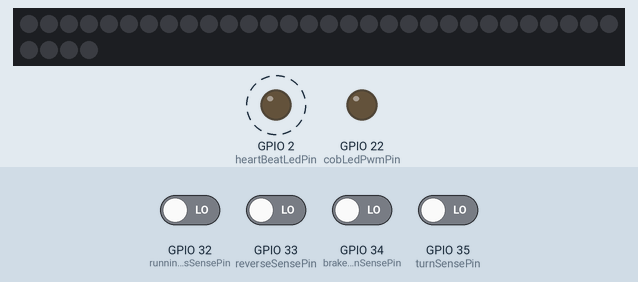
A program run on a simulated ESP32 board running MicroPython. Parts: 34 RGB LEDs in strip order, left to right, continuing on the next row, output pins drawn as LEDs (lit = HIGH). Dashed ring = blinking. The test bench sets the inputs (shaded band); at power-on: GPIO 32 (runningLightsSensePin), GPIO 33 (reverseSensePin), GPIO 34 (brakeOrTurnSensePin), GPIO 35 (turnSensePin) LOW. Dim RGB values are drawn brighter than linear; what the program prints to the serial console is not drawn.

Above: at 1.2 s.
1.3 s: GPIO 32 (runningLightsSensePin) driven HIGH
At 1.9 s:
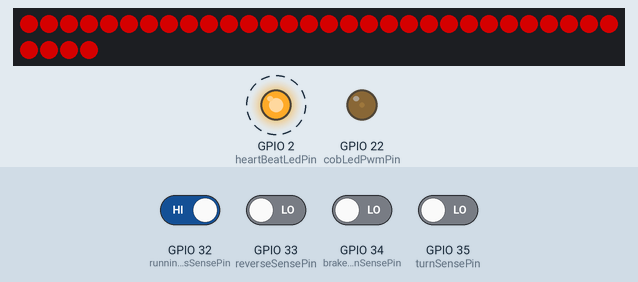
4.3 s: GPIO 33 (reverseSensePin) driven HIGH
At 4.77 s:
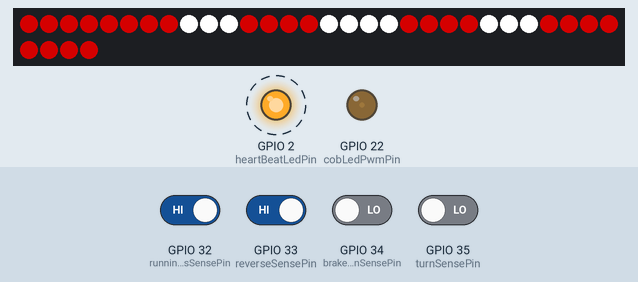
7.3 s: GPIO 32 (runningLightsSensePin) driven LOW
At 7.78 s:
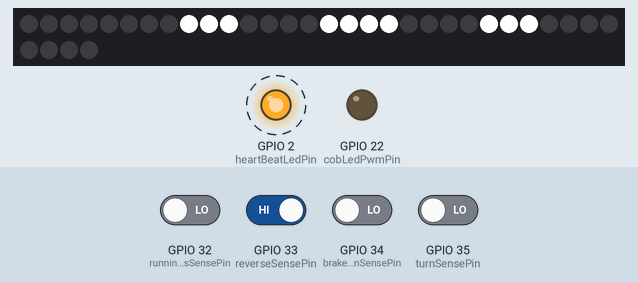
10.3 s: GPIO 34 (brakeOrTurnSensePin) driven HIGH
At 10.79 s:
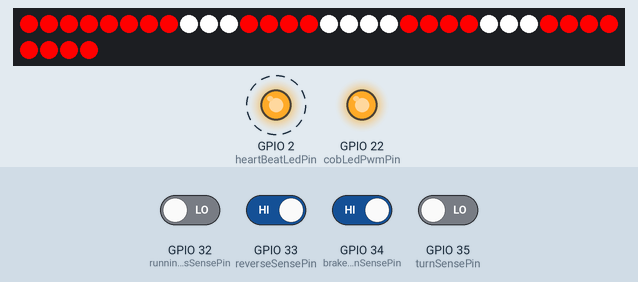
13.3 s: GPIO 33 (reverseSensePin) driven LOW
At 13.8 s:
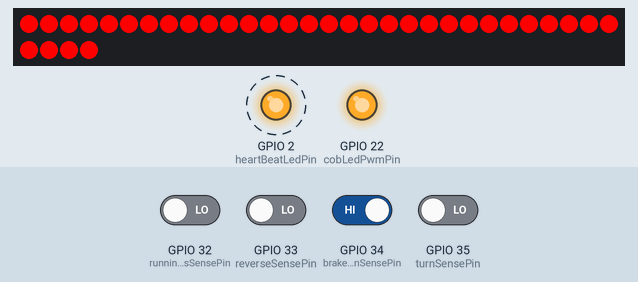
16.3 s: GPIO 35 (turnSensePin) driven HIGH
At 17.4 s:
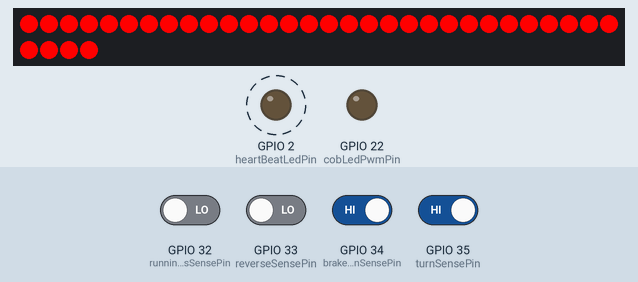
Timing chart, 0 to 20.3 s (numbered marks = the images above; inputs shaded):
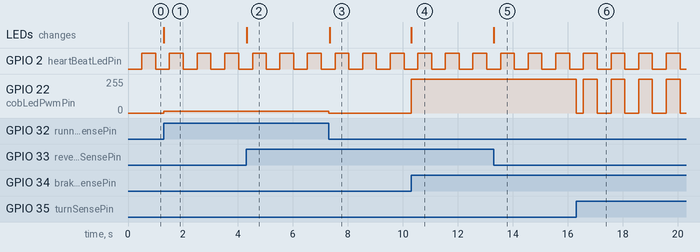

Measured:
- after the input at 1.3 s, GPIO 22 (cobLedPwmPin): 0/255 → 13/255 at once; the LEDs: change at once (image 1)
- after the input at 4.3 s, the LEDs: change at once (image 2)
- after the input at 7.3 s, GPIO 22 (cobLedPwmPin): 13/255 → 0/255 at once; the LEDs: change at once (image 3)
- after the input at 10.3 s, GPIO 22 (cobLedPwmPin): 0/255 → 255/255 at once; the LEDs: change at once (image 4)
- after the input at 13.3 s, the LEDs: change at once (image 5)
- after the input at 16.3 s, GPIO 22 (cobLedPwmPin): 255/255 → 0/255 at once, then repeats every 1.0 s: 255/255 0.50 s, 0/255 0.50 s
- by itself, GPIO 2 (heartBeatLedPin): alternates HIGH for 0.50 s and LOW for 0.50 s

The program:

main.py
```python
# Micropython imports
from machine import Pin, PWM
import neopixel

# Built-in imports
import time
import sys

print(sys.version)          # Shows Python syntax version (e.g., 3.4.0)
print(sys.implementation)   # Shows MicroPython version tuple (e.g., (1, 24, 1, ''))

###############
# Input Setup #
###############
brakeOrTurnSensePin     = Pin(34, Pin.IN)
turnSensePin            = Pin(35, Pin.IN) # This signal must be created and routed from the steering column of the corvette to the ESP32.  It is not currently available.
runningLightsSensePin   = Pin(32, Pin.IN)
reverseSensePin         = Pin(33, Pin.IN) # This signal must be created and routed from the rear backup light of the corvette to the ESP32.  It is not currently available.

######################
# COB PWM Attributes #
######################
freq = 500
highDuty = 0.05
minPwmValue = 0
maxPwmValue = 1023
dimPwmValue = int(maxPwmValue * highDuty)  # Calculate the dimPwmValue based on the maxPwmValue and highDuty

################
# Output Setup #
################
# Proof of life LED
heartBeatLedPin         = Pin(2, Pin.OUT)
# WS2812B RGB LED Data Pin
rgbLedDataPin           = Pin(4, Pin.OUT)
# Hardware PWM for COB LED
cobLedPwmPin            = PWM(Pin(22), freq=freq, duty=0)

# Store variables outside the function
blinkerState = 0  # Initialize the blinkerState variable to 0
blinkerPrevTime = time.ticks_ms()  # Initialize the blinkerPrevTime variable to the current time in milliseconds
blinkerFreq = 1.0
blinkerPeriod = 1 / blinkerFreq

# Function to toggle the heartBeatLedPin every second
def updateBlinker():

    # Declare the variables as global to modify them within the function
    global blinkerState
    global blinkerPrevTime

    # Get the current time in milliseconds
    blinkerCurrTime = time.ticks_ms()

    if (time.ticks_diff(blinkerCurrTime, blinkerPrevTime) >= blinkerPeriod * 500):  # Check if the heartbeat period has passed
        blinkerState ^= 1  # Toggle the blinkerState variable (0 becomes 1, and 1 becomes 0)
        heartBeatLedPin.value(blinkerState)  # Set the heartBeatLedPin to the blinkerState variable
        blinkerPrevTime = blinkerCurrTime  # Update the blinkerPrevTime to the current time

# Function to update the COB PWM logic based on the value control passed in.
# 0 == No Running lights, not currently braking.
# 1 == Running lights (half brightness) OR actively turning and turn signal is in the dim portion
# 2 == Currently braking (full brightness) OR actively turning and turn signal is in the bright portion
def updateCobPwm(control):

    # Solid Off (No Running lights and not currently braking - COB off)
    if (control == 0):
        cobLedPwmPin.duty(minPwmValue)  # Turn cobLedPwmPin off

    # Solid Dim (Running lights - COB at half brightness)
    elif (control == 1):
        cobLedPwmPin.duty(dimPwmValue)  # Turn cobLedPwmPin on at dim brightness

    # Solid Bright (Currently braking - COB full brightness)
    elif (control == 2):
        cobLedPwmPin.duty(maxPwmValue)  # Turn cobLedPwmPin on full brightness

    # Toggle between OFF and Full Brightness
    elif (control == 3):
        if (blinkerState == 0):
            cobLedPwmPin.duty(minPwmValue)  # Turn cobLedPwmPin off
        else:
            cobLedPwmPin.duty(maxPwmValue)  # Turn cobLedPwmPin on full brightness

    # Toggle between DIM and Full Brightness
    elif (control == 4):
        if (blinkerState == 0):
            cobLedPwmPin.duty(dimPwmValue)  # Turn cobLedPwmPin off
        else:
            cobLedPwmPin.duty(maxPwmValue)  # Turn cobLedPwmPin on full brightness

    else:
        print("Error: Invalid control value passed to updateCobPwm() function. Control value must be 0, 1, or 2.")
        cobLedPwmPin.duty(maxPwmValue)  # Turn cobLedPwmPin off in case of error

# WS2812 LED Array Attributes
#           [33]    [32]    [31]    [30]    [29]    [28]
#
#       [21]    [22]    [23]    [24]    [25]    [26]    [27]
#
#   [20]    [19]    [18]    [17]    [16]    [15]    [14]    [13]
#
#       [ 6]    [ 7]    [ 8]    [ 9]    [10]    [11]    [12]
#
#           [ 5]    [ 4]    [ 3]    [ 2]    [ 1]    [ 0]
neopixelCount = 34
neopixelArray = neopixel.NeoPixel(rgbLedDataPin, neopixelCount)

# Function to update the Neopixel logic based on the value control passed in.
# 0 == No Running lights, not currently braking.
# 1 == Running lights (half brightness) OR actively turning and turn signal is in the dim portion
# 2 == Currently braking (full brightness) OR actively turning and turn signal is in the bright portion
# 3 == Currently reversing and brake signal not active while running lights on
# 4 == Currently reversing and brake signal active
# 5 == Currently reversing and brake signal not active while running lights not on
def updateNeopixel(control):
    if (control == 0): # No Running lights, not currently braking
        neopixelArray.fill((0, 0, 0))
        neopixelArray.write()

    elif (control == 1): # Running lights (half brightness) OR actively turning and turn signal is in the dim portion
        neopixelArray.fill((128, 0, 0))
        neopixelArray.write()

    elif (control == 2): # Currently braking (full brightness) OR actively turning and turn signal is in the bright portion
        neopixelArray.fill((255, 0, 0))
        neopixelArray.write()

    elif (control == 3): # Currently reversing and brake signal not active while running lights on
        # Fill whole array with dimmed red lights
        neopixelArray.fill((128, 0, 0))
        # Overwrite the middle circle with white lights to indicate reversing.
        neopixelArray[ 8] = (255, 255, 255)
        neopixelArray[ 9] = (255, 255, 255)
        neopixelArray[10] = (255, 255, 255)
        neopixelArray[15] = (255, 255, 255)
        neopixelArray[16] = (255, 255, 255)
        neopixelArray[17] = (255, 255, 255)
        neopixelArray[18] = (255, 255, 255)
        neopixelArray[23] = (255, 255, 255)
        neopixelArray[24] = (255, 255, 255)
        neopixelArray[25] = (255, 255, 255)
        neopixelArray.write()

    elif (control == 4): # Currently reversing and brake signal active
        # Fill whole array with bright red lights
        neopixelArray.fill((255, 0, 0))
        # Overwrite the middle circle with white lights to indicate reversing.
        neopixelArray[ 8] = (255, 255, 255)
        neopixelArray[ 9] = (255, 255, 255)
        neopixelArray[10] = (255, 255, 255)
        neopixelArray[15] = (255, 255, 255)
        neopixelArray[16] = (255, 255, 255)
        neopixelArray[17] = (255, 255, 255)
        neopixelArray[18] = (255, 255, 255)
        neopixelArray[23] = (255, 255, 255)
        neopixelArray[24] = (255, 255, 255)
        neopixelArray[25] = (255, 255, 255)
        neopixelArray.write()

    elif (control == 5): # Currently reversing and brake signal not active while running lights not on
        # Clear the array
        neopixelArray.fill((0, 0, 0))
        # Overwrite the middle circle with white lights to indicate reversing.
        neopixelArray[ 8] = (255, 255, 255)
        neopixelArray[ 9] = (255, 255, 255)
        neopixelArray[10] = (255, 255, 255)
        neopixelArray[15] = (255, 255, 255)
        neopixelArray[16] = (255, 255, 255)
        neopixelArray[17] = (255, 255, 255)
        neopixelArray[18] = (255, 255, 255)
        neopixelArray[23] = (255, 255, 255)
        neopixelArray[24] = (255, 255, 255)
        neopixelArray[25] = (255, 255, 255)
        neopixelArray.write()

# Input decoding function to read the input pins and return a 4-bit value representing the state of the inputs
def readInputs():

    return (
        (reverseSensePin.value() << 3) |
        (brakeOrTurnSensePin.value() << 2) |
        (turnSensePin.value() << 1) |
        runningLightsSensePin.value()
    )

# Create cobSelect and cobSelectR variables to be used in the following case statements
cobSelect  = 0b0000  # Initialize cobSelect variable to No Reverse, No Brake, No Turn, No Running lights
cobSelectR = 0b0000  # Initialize cobSelectR variable to No Reverse, No Brake, No Turn, No Running lights
cobControl = 0

# Create neopixelSelect and neopixelSelectR variables to be used in the following case statements
neopixelSelect  = 0b0000  # Initialize neopixelSelect variable to No Reverse, No Brake, No Turn, No Running lights
neopixelSelectR = 0b0000  # Initialize neopixelSelectR variable to No Reverse, No Brake, No Turn, No Running lights
neopixelControl = 0

while True:

    # Call updateBlinker() function every loop no matter what
    updateBlinker()

    # Build the data value used for the following case statements
    neopixelSelect = readInputs()

    # Mask out the reverse bit for COB control, only keeping the combined brake & turn, turn, and running light bits
    cobSelect = neopixelSelect & 0b0111

    # Only run the following code if cobSelect has changed
    if (cobSelectR != cobSelect):
        cobSelectR = cobSelect
        updateCobCase = True
    else:
        updateCobCase = False

    # We want to dynamically call updateCobPwm if the value has not changed AND if the control value is one of the two toggling values
    if (updateCobCase == False):
        # Previously set cobControl value is one of the blinking turn states
        if (cobControl == 3 or cobControl == 4):
            updateCobPwm(cobControl) # Call updateCobPwm with previous value
        # Previously set cobControl value is not one of the blinking turn states
        else:
            None

    elif (updateCobCase == True):  # Only run the following code if cobSelect has changed

        # No Brake / Turn combined, Turn, no Running Lights
        #   OR
        # Brake / Turn combined, Turn, no Running Lights
        if (cobSelect == 0b0010 or cobSelect == 0b0110):
            # COB should toggle between OFF and ON
            cobControl = 3

        # No Brake / Turn combined, Turn, Running Lights
        #   OR
        # Brake / Turn combined, Turn, Running Lights
        elif (cobSelect == 0b0011 or cobSelect == 0b0111):
            # COB should toggle between DIM and ON
            cobControl = 4

        # No Brake / Turn combined, No Turn, no Running Lights
        elif (cobSelect == 0b0000):
            # COB should be Solid OFF
            cobControl = 0

        # No Brake / Turn combined, No Turn, Running Lights
        elif (cobSelect == 0b0001):
            # COB should be Solid DIM
            cobControl = 1

        # Brake / Turn combined, No Turn, no Running Lights
        #   OR
        # Brake / Turn combined, No Turn, Running Lights
        elif (cobSelect == 0b0100 or cobSelect == 0b0101):
            # COB should be Solid ON
            cobControl = 2

        updateCobPwm(cobControl)        # Update the COB PWM based on the new cobControl value

    if (neopixelSelect != neopixelSelectR):  # Only run the following code if neopixelSelect has changed
        neopixelSelectR = neopixelSelect
        updateNeopixelCase = True
    else:
        updateNeopixelCase = False

    if (updateNeopixelCase == True):  # Only run the following code if neopixelSelect has changed
        if (neopixelSelect == 0b0111):  # No Reverse, Brake / Turn, Turn, Running lights
            neopixelControl = 2

        elif (neopixelSelect == 0b0101):  # No Reverse, Brake / Turn, No Turn, Running lights
            neopixelControl = 2

        elif (neopixelSelect == 0b0011):  # No Reverse, No Brake / Turn, Turn, Running lights
            neopixelControl = 1

        elif (neopixelSelect == 0b0001):  # No Reverse, No Brake / Turn, No Turn, Running lights
            neopixelControl = 1

        elif (neopixelSelect == 0b0110):  # No Reverse, Brake / Turn, Turn, No Running lights
            neopixelControl = 2

        elif (neopixelSelect == 0b0100):  # No Reverse, Brake / Turn, No Turn, No Running lights
            neopixelControl = 2

        elif (neopixelSelect == 0b0010):  # No Reverse, No Brake / Turn, Turn, No Running lights
            neopixelControl = 0

        elif (neopixelSelect == 0b0000):  # No Reverse, No Brake / Turn, No Turn, No Running lights
            neopixelControl = 0

        elif (neopixelSelect == 0b1111):  # Reverse, Brake / Turn, Turn, Running lights
            neopixelControl = 4

        elif (neopixelSelect == 0b1101):  # Reverse, Brake / Turn, No Turn, Running lights
            neopixelControl = 4

        elif (neopixelSelect == 0b1011):  # Reverse, No Brake / Turn, Turn, Running lights
            neopixelControl = 3

        elif (neopixelSelect == 0b1001):  # Reverse, No Brake / Turn, No Turn, Running lights
            neopixelControl = 3

        elif (neopixelSelect == 0b1110):  # Reverse, Brake / Turn, Turn, No Running lights
            neopixelControl = 4

        elif (neopixelSelect == 0b1100):  # Reverse, Brake / Turn, No Turn, No Running lights
            neopixelControl = 4

        elif (neopixelSelect == 0b1010):  # Reverse, No Brake / Turn, Turn, No Running lights
            neopixelControl = 5

        elif (neopixelSelect == 0b1000):  # Reverse, No Brake / Turn, No Turn, No Running lights
            neopixelControl = 5

        updateNeopixel(neopixelControl) # Update the Neopixel based on the new neopixelControl value

    # Small polling delay to avoid running the loop too fast, which is not necessary for this application
    time.sleep(0.005)  # Delay for 5 milliseconds
```
